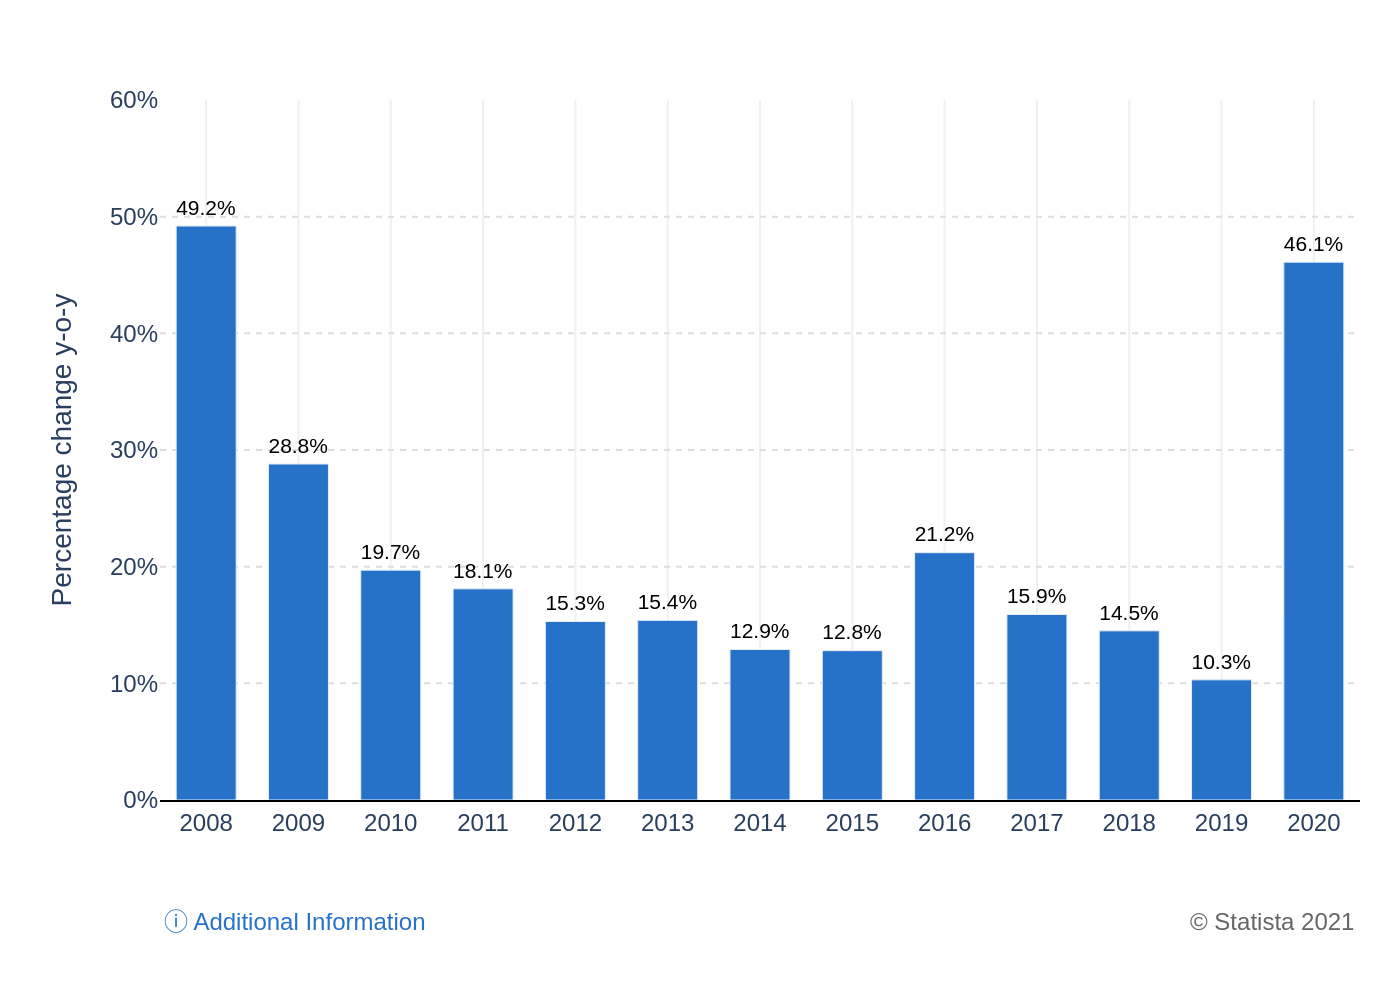

Here is the Python script that generated this plot:
import sys
import json
import pathlib
import plotly.graph_objects as go

if len(sys.argv) != 2:
    print("Usage: python script.py <path_to_json_file>")
    sys.exit(1)

json_path = pathlib.Path(sys.argv[1])
if not json_path.is_file():
    print(f"Error: JSON file not found at '{json_path}'")
    sys.exit(1)

with open(json_path, 'r', encoding='utf-8') as f:
    chart_data = json.load(f)

data = chart_data['chart_data']
texts = chart_data['texts']
colors = chart_data['colors']

categories = [item['category'] for item in data]
values = [item['value'] for item in data]

fig = go.Figure()

fig.add_trace(go.Bar(
    x=categories,
    y=values,
    marker_color=colors[0],
    text=[f'{v:.1f}%' for v in values],
    textposition='outside',
    cliponaxis=False,
    textfont=dict(
        family="Arial",
        size=12,
        color='black'
    )
))

annotations = []
if texts.get('note'):
    annotations.append(dict(
        xref='paper', yref='paper',
        x=0, y=-0.15,
        xanchor='left', yanchor='top',
        text=texts['note'],
        showarrow=False,
        font=dict(family="Arial", size=12, color=colors[0])
    ))

if texts.get('source'):
    annotations.append(dict(
        xref='paper', yref='paper',
        x=1, y=-0.15,
        xanchor='right', yanchor='top',
        text=texts['source'],
        showarrow=False,
        font=dict(family="Arial", size=12, color='#666666')
    ))

fig.update_layout(
    font_family="Arial",
    plot_bgcolor='white',
    paper_bgcolor='white',
    showlegend=False,
    bargap=0.35,
    margin=dict(l=80, r=20, t=50, b=100),
    xaxis=dict(
        showgrid=True,
        gridcolor='#f0f0f0',
        linecolor='black',
        tickfont=dict(size=12)
    ),
    yaxis=dict(
        title=texts['y_axis_title'],
        range=[0, 60],
        dtick=10,
        ticksuffix='%',
        showgrid=True,
        gridcolor='#dddddd',
        griddash='dot',
        zeroline=False,
        tickfont=dict(size=12)
    ),
    annotations=annotations
)

output_filename = f"{json_path.stem}.png"
fig.write_image(output_filename, scale=2)
print(f"Chart saved as {output_filename}")
